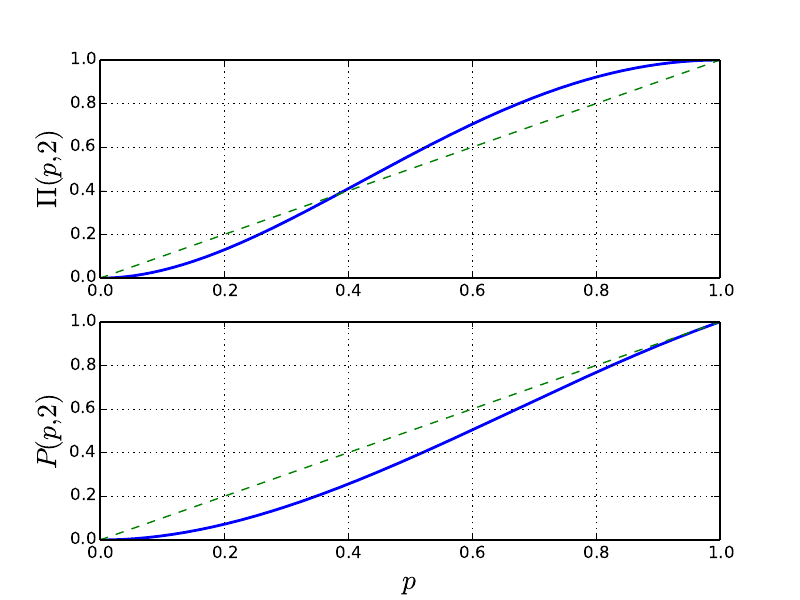

This chart was generated by the following Python code:
from pylab import *

p = linspace(0,1,1001)
q = 1-p

perc_prob = 4*p*p*q*q + 4*p*p*p*q + p*p*p*p
P = (2*4*p*p*q*q + 3*4*p*p*p*q + 4*p*p*p*p)/4

subplot(2,1,1)
plot(p, perc_prob, linewidth=2.0)
plot(p, p, '--')
grid()
ylabel(r'$\Pi(p, 2)$', fontsize=20)
subplot(2,1,2)
grid()
plot(p, P, linewidth=2.0)
plot(p, p, '--')
ylabel(r'$P(p, 2)$', fontsize=20)
xlabel(r'$p$', fontsize=20)
savefig("11.pdf")
show()